Frame 1 (no input): blank canvas, image omitted
Frame 60 (no input): blank canvas, image omitted
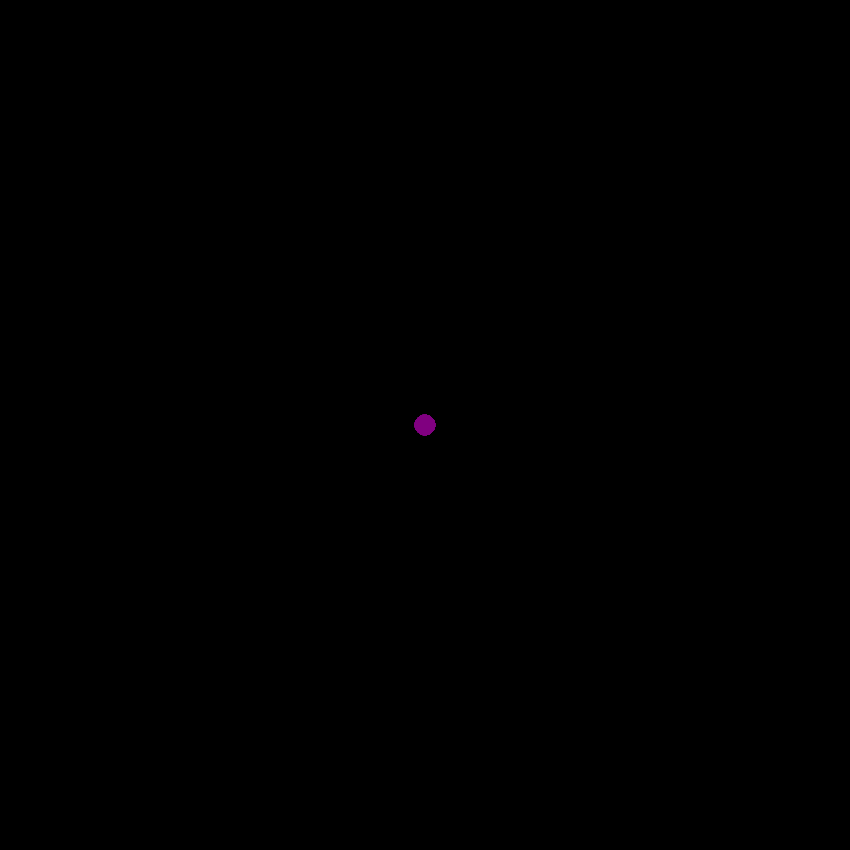
Frame 120 (the mouse pressed at the canvas centre since frame 60)

The p5.js sketch whose frames 1 and 60 were blank and that drew this single picture after the mouse press (run headless with seeded random() and noise() and a simulated clock; from frame 60 on, the mouse is pressed at the canvas centre):

// p5.js sketch
// ── sketch.js
function setup() {
    createCanvas(850, 850);
     background("black");
   
 }
 
 function draw(){
   
    stroke("purple");
    fill("purple");
   
    if(mouseIsPressed){
       circle(mouseX, mouseY,20,20);
    }
 }
